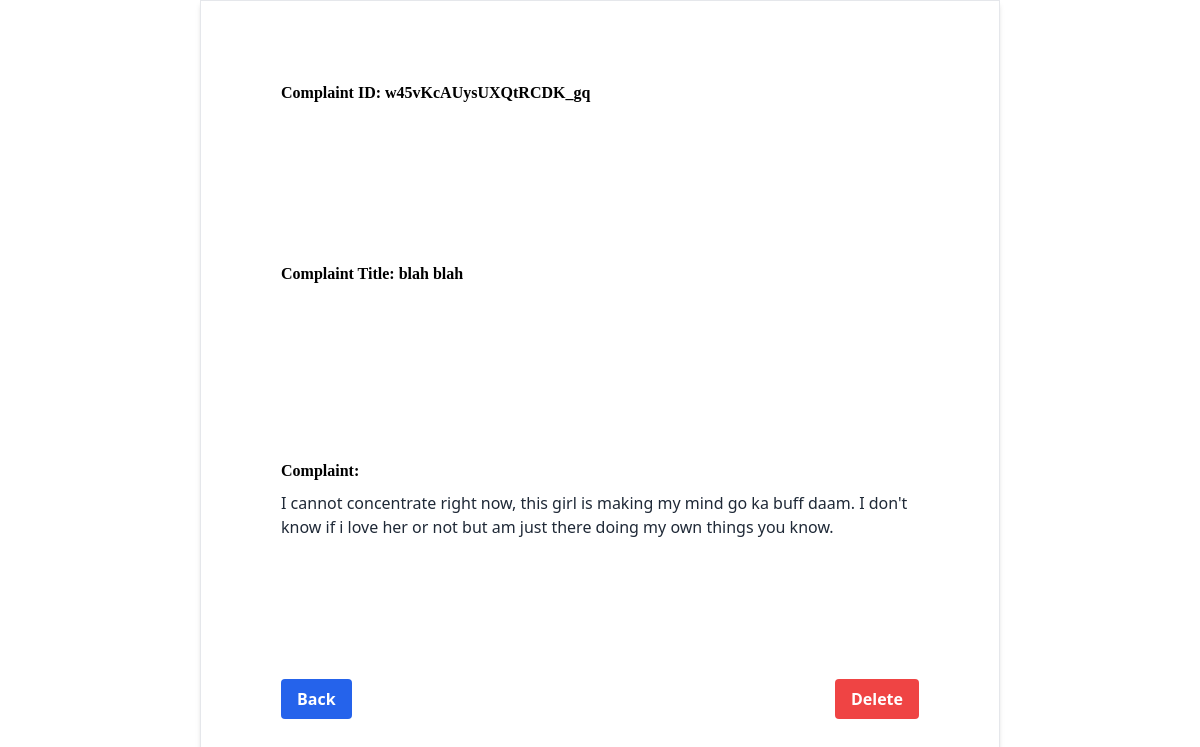
Page /myfullpost/w45vKcAUysUXQtRCDK_gq (signed in) on the committed database.
### tables this page shows
CREATE TABLE 'Complains'(
    id TEXT NOT NULL PRIMARY KEY UNIQUE,
    user_id TEXT NOT NULL,
    title TEXT NOT NULL,
    complain TEXT NOT NULL,
    FOREIGN KEY (user_id) REFERENCES User(id)    
);

### app.py (the view, shortened to what this page needs)
@app.route("/myfullpost/<id>", methods=['GET','POST'])
@login_required
def my_fullpost(id):
    if request.method == 'GET':
        complaint = my_complain_data(id)  # Assuming you have a function to fetch complaint data by ID
        return render_template('mypost.html', complain=complaint)

### app.py (called while the page is built)
@login_manager.user_loader
def load_user(user_id):
    users = user_data()
    user = next((user for user in users if user.id == user_id), None)
    return user

### data.py (called while the page is built)
def user_data():
    conn = sqlite3.connect('complain.db')
    conn.row_factory = sqlite3.Row
    cur = conn.cursor()
    cur.execute("SELECT * FROM User")
    users = cur.fetchall()
    cur.close()
    conn.close()
    user_objects = [User(user['id'], user['email'], user['password'] , user['preferredName'], user['firstName'], user['lastName'], user['phonenumber'], user['picture'] ) for user in users]
    return user_objects

def my_complain_data(complain_id):
    conn = sqlite3.connect('complain.db')
    conn.row_factory = sqlite3.Row
    cur = conn.cursor()
    cur.execute("SELECT * FROM Complains WHERE id=?", (complain_id,))
    complaint = cur.fetchone()  # Assuming you expect only one complaint for the given ID
    if complaint:
        complain_obj = Complaint(complaint['id'], complaint['user_id'], complaint['title'], complaint['complain'])
        return complain_obj
    else:
        return None  # Handle the case where no complaint is found for the given ID

### templates/mypost.html (shortened to what this page needs)
<!DOCTYPE html>
<html lang="en">
<head>
    <link href="{{url_for('static',filename='css/output.css')}}" rel="stylesheet">
</head>
<body>
    <main class="min-h-screen flex flex-col flex-wrap items-center justify-between">
        <div class="p-20 shadow-md border justify-between flex-col flex flex-wrap min-h-screen w-2/3">
            <div class="flex flex-wrap">
                <span class="text-base font-serif font-semibold">Complaint ID: {{ complain.id }}</span>
            </div>
            <div class="mt-4">
                <span class="text-base font-serif font-semibold">Complaint Title: {{ complain.title }}</span>
            </div>
            <div class="mt-8">
                <span class="text-base font-serif font-semibold">Complaint:</span>
                <div class="text-base text-gray-800 whitespace-pre-line mt-2">{{ complain.complain }}</div>
            </div>
            <div class="flex-row flex flex-wrap justify-between items-center">
                <a href="{{ url_for('home') }}"><button class="bg-blue-600  text-white font-bold py-2 px-4 rounded">Back</button>
                </a>
                <form action="{{ url_for('fullpost', id=complain.id) }}" method="post">
                    <button type="submit" class="bg-red-500 hover:bg-red-700 text-white font-bold py-2 px-4 rounded">
                        Delete
                    </button>
                </form>
            </div>
        </div>
    </main>
</body>
</html>

### rows in the picture
Complains: id "w45vKcAUysUXQtRCDK_gq", title "blah blah", complain "I cannot concentrate right now, this girl is making my mind go ka buff daam. I don't know if i love her or not but am just there doing my own things you know."
